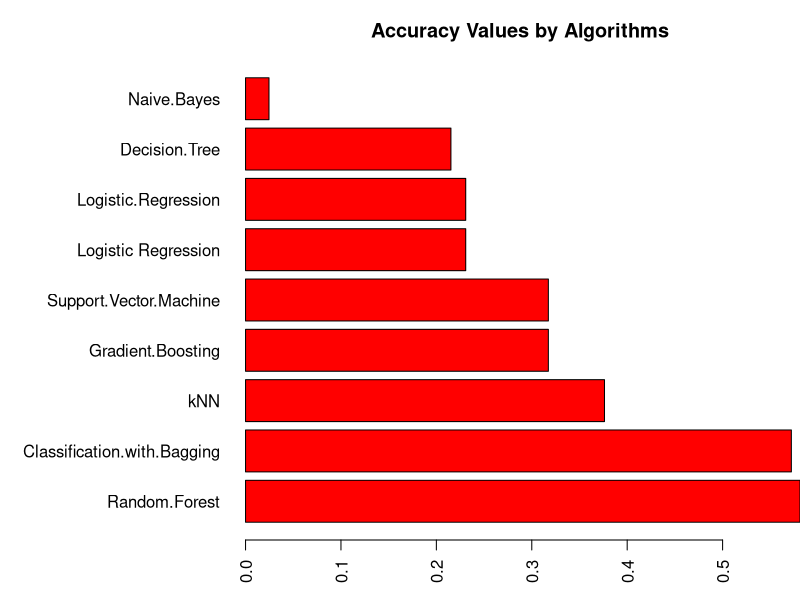
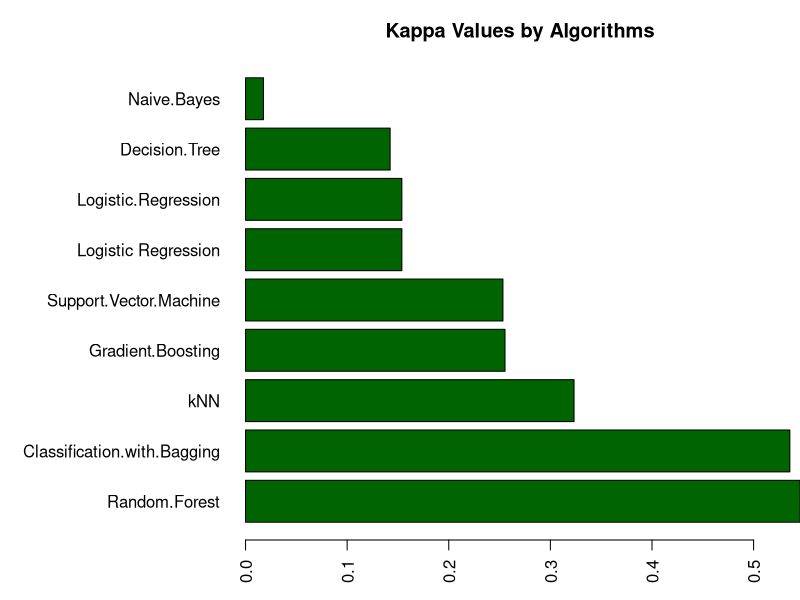
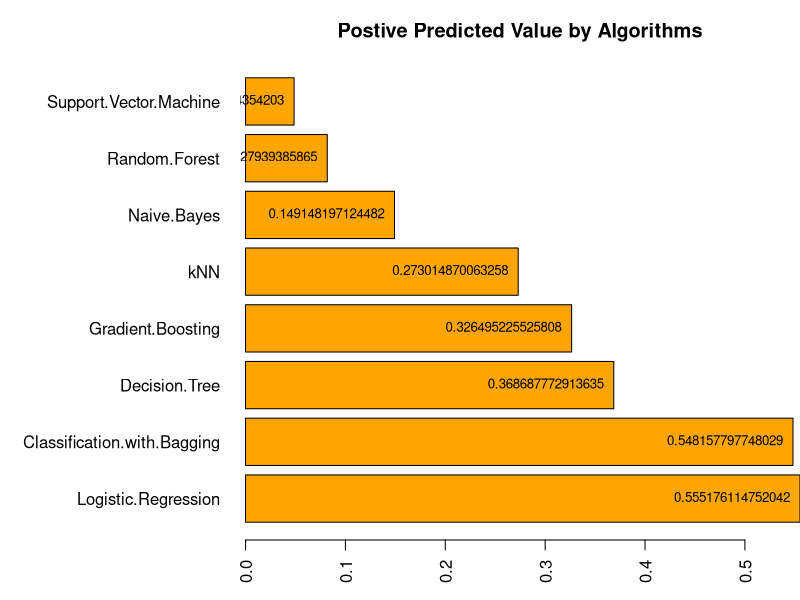

Write the R code that produced these figures, in order.
## ---- chunk 1
# Load libraries
library(knitr)
## ---- chunk 2
# Load the result data
acc.df <- read.csv("./../data/classification_data/output/result_acc.csv")
pvv.df <- read.csv("./../data/classification_data/output/result_pvv.csv")
## ---- chunk 3
# Print the accuracies
kable(acc.df)
## ---- chunk 4
acc.df<- acc.df[order(acc.df$Accuracy, decreasing = TRUE),]
par(mar=c(3,12,3,0))
acc.barplot <- barplot(acc.df$Accuracy, names.arg = acc.df$Algorithm, las=2, col="red", horiz = TRUE, main="Accuracy Values by Algorithms")
## ---- chunk 5
kappa.df<- acc.df[order(acc.df$Kappa, decreasing = TRUE),]
par(mar=c(3,12,3,0))
acc.barplot <- barplot(kappa.df$Kappa, names.arg = kappa.df$Algorithm, las=2, col="darkgreen", horiz = TRUE, main="Kappa Values by Algorithms")
## ---- chunk 6
# Print the Positive Predicted Value
kable(pvv.df)
## ---- chunk 7
# Macro average of Positive Predicted Value for various algorithms
macro.avg.ppv <- data.frame(colMeans(pvv.df[sapply(pvv.df, is.numeric)]))
names(macro.avg.ppv) <- c("Positive.Predicted.Value")
macro.avg.ppv
## ---- chunk 8
macro.avg.ppv$Positive.Predicted.Value <- macro.avg.ppv[order(macro.avg.ppv$Positive.Predicted.Value, decreasing=TRUE),]
par(mar=c(3,12,3,0))
map.barplot <- barplot(macro.avg.ppv$Positive.Predicted.Value, names.arg = row.names(macro.avg.ppv), las=2, col="orange", horiz = TRUE, main="Postive Predicted Value by Algorithms")
text(y = map.barplot, x = macro.avg.ppv$Positive.Predicted.Value, label = macro.avg.ppv$Positive.Predicted.Value, pos=2, cex=0.8)
